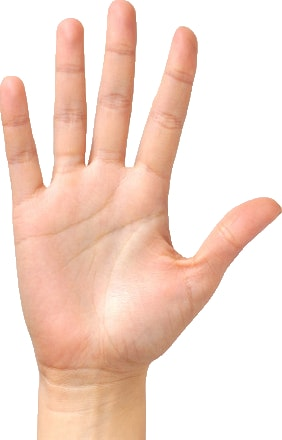
//> input picture assets/images/hand_1.jpg, 282 x 440 px, given in place of the camera
$ ./video   (built with g++ and OpenCV 4)
//> lines starting //> are read from the running program, lines starting //| are printed output that depends on the picture; after the words box and inside, x2 and y2 are one past the last pixel; in counts of white or black regions, pixels touching at a corner belong together
#include "opencv2/core.hpp"
#include "opencv2/highgui.hpp"
#include <opencv2/imgproc/imgproc.hpp>

using namespace cv;

int main(int, char**)
{
    VideoCapture cap(0);
    if(!cap.isOpened()) return -1;

    Mat frame, edges;
    namedWindow("edges",1);
    for(;;)
    {
        cap >> frame;
//> frame is the input picture: 440 rows x 282 cols, CV_8UC3; mean B, G, R 205.3, 218, 244.1
        cvtColor(frame, edges, CV_BGR2GRAY);
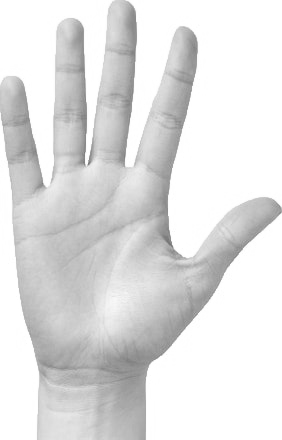
//> edges: 440 rows x 282 cols, CV_8UC1; min 115, max 255, mean 224.3
        GaussianBlur(edges, edges, Size(7,7), 1.5, 1.5);
        Canny(edges, edges, 0, 30, 3);
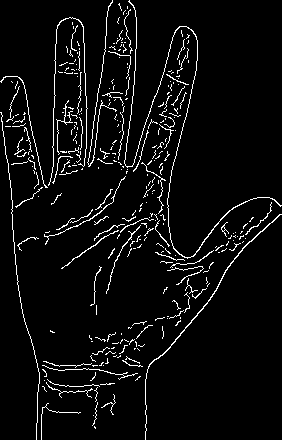
//> edges: 440 rows x 282 cols, CV_8UC1; 5% white in thin lines or dots
        imshow("edges", edges);
        if(waitKey(3000) >= 0) break;
//> the Esc key is pressed
    }
    return 0;
}

$ run again, on assets/images/hand_3.jpg
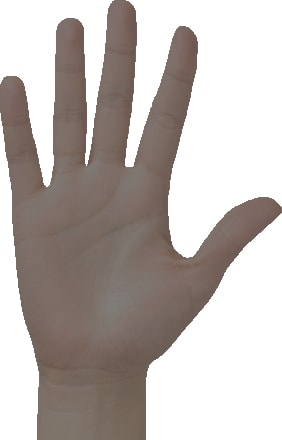
//> input picture assets/images/hand_3.jpg, 282 x 440 px, given in place of the camera
//> frame is the input picture: 440 rows x 282 cols, CV_8UC3; mean B, G, R 177.6, 181.3, 188.9
//> `GaussianBlur(edges, edges, Size(7,7), 1.5, 1.5);`:
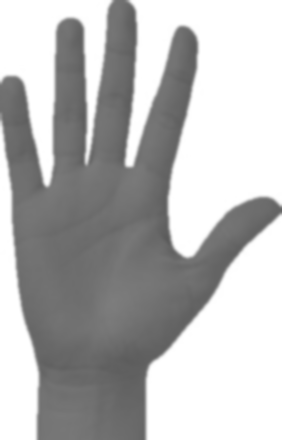
//> edges: 440 rows x 282 cols, CV_8UC1; min 90, max 255, mean 183.2
//> `Canny(edges, edges, 0, 30, 3);`:
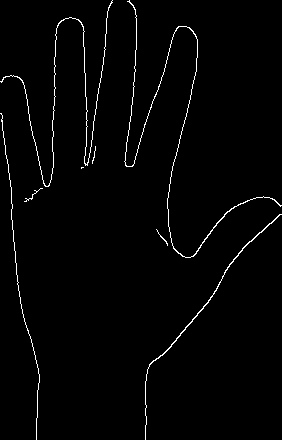
//> edges: 440 rows x 282 cols, CV_8UC1; 1.7% white in thin lines or dots

$ run again, on assets/images/letterA.jpg
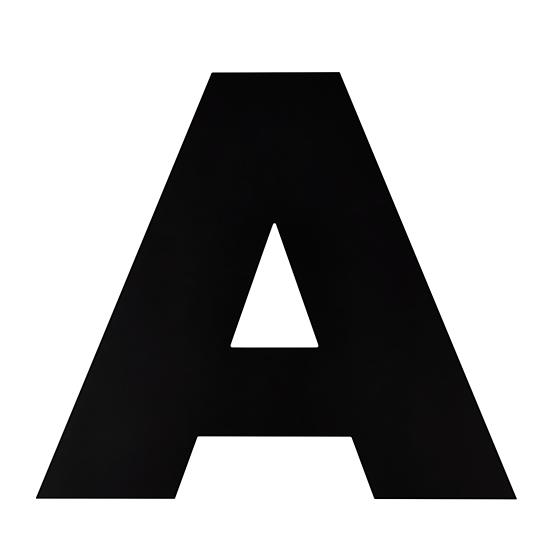
//> input picture assets/images/letterA.jpg, 550 x 550 px, given in place of the camera
//> frame is the input picture: 550 rows x 550 cols, CV_8UC3; mean B, G, R 163.2, 163.1, 163.2
//> `GaussianBlur(edges, edges, Size(7,7), 1.5, 1.5);`:
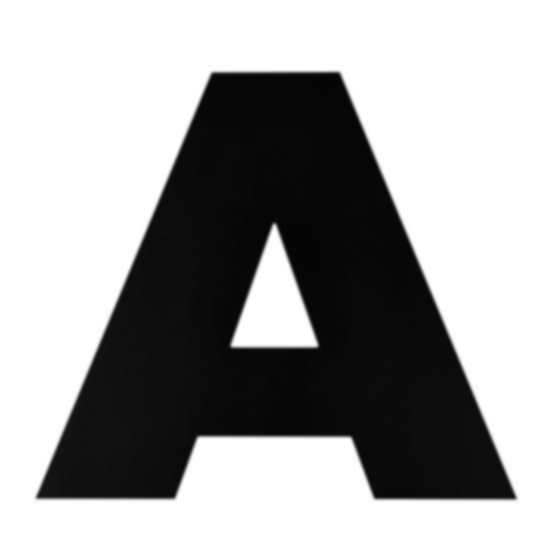
//> edges: 550 rows x 550 cols, CV_8UC1; min 5, max 255, mean 163.1
//> `Canny(edges, edges, 0, 30, 3);`:
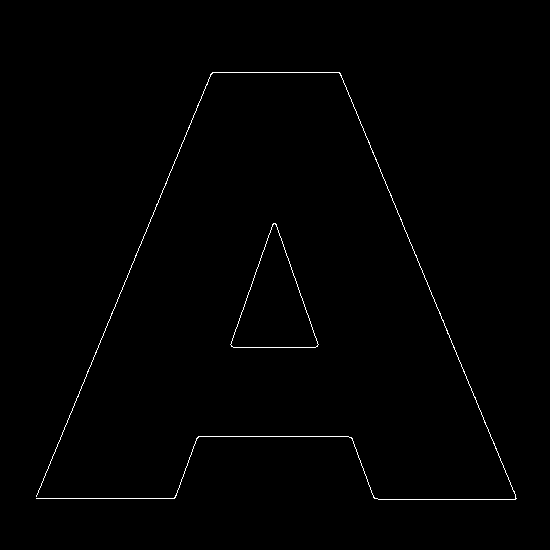
//> edges: 550 rows x 550 cols, CV_8UC1; 0.63% white in thin lines or dots, all inside (x1, y1, x2, y2) = (36, 72, 517, 500)

$ run again, on assets/images/silhouette.jpg
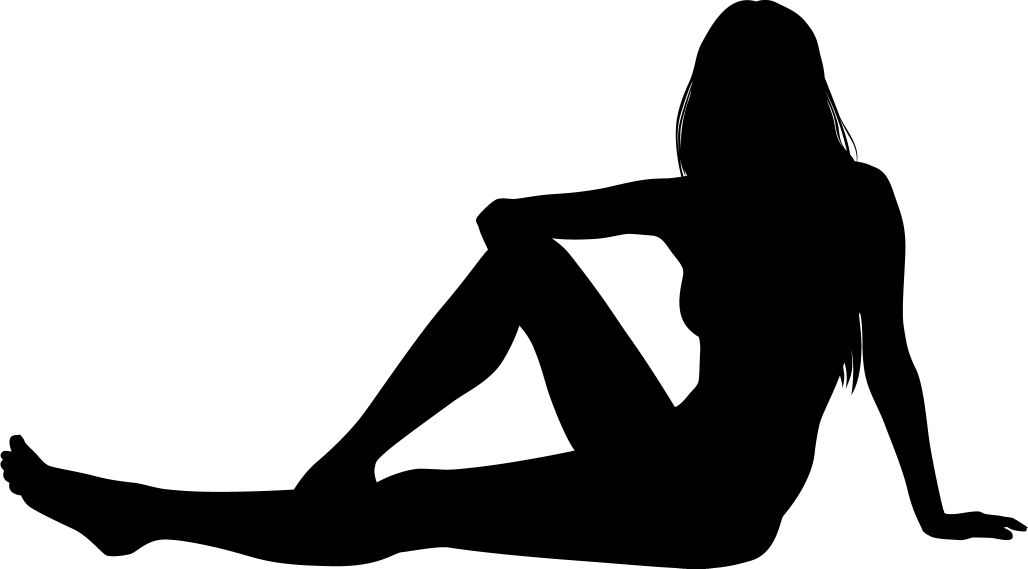
//> input picture assets/images/silhouette.jpg, 2055 x 1137 px, given in place of the camera (shown at 1/2 size)
//> frame is the input picture: 1137 rows x 2055 cols, CV_8UC3; min 0, max 255, mean 167.6
//> `GaussianBlur(edges, edges, Size(7,7), 1.5, 1.5);`:
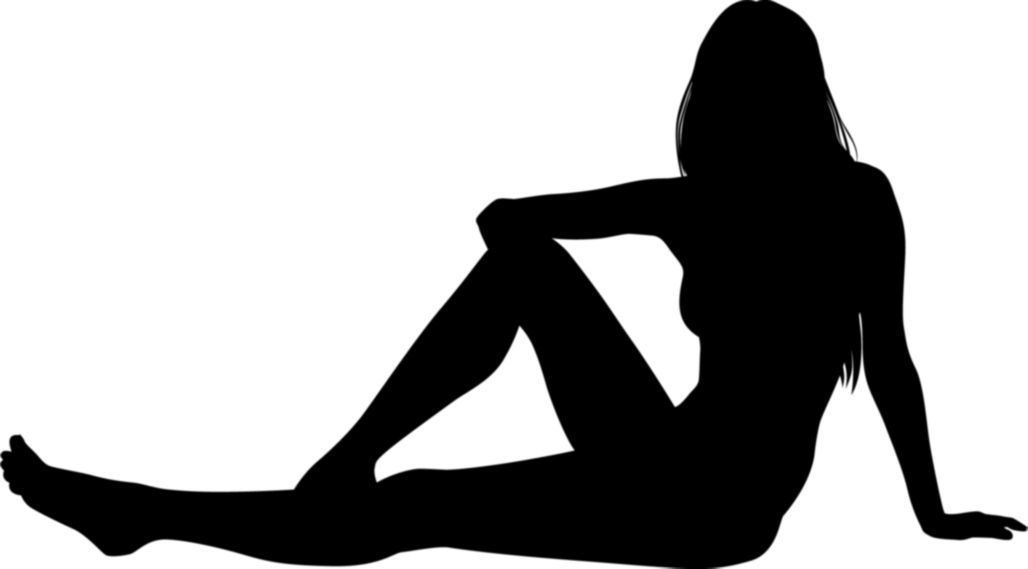
//> edges: 1137 rows x 2055 cols, CV_8UC1 (shown at 1/2 size); min 0, max 255, mean 167.6
//> `Canny(edges, edges, 0, 30, 3);`:
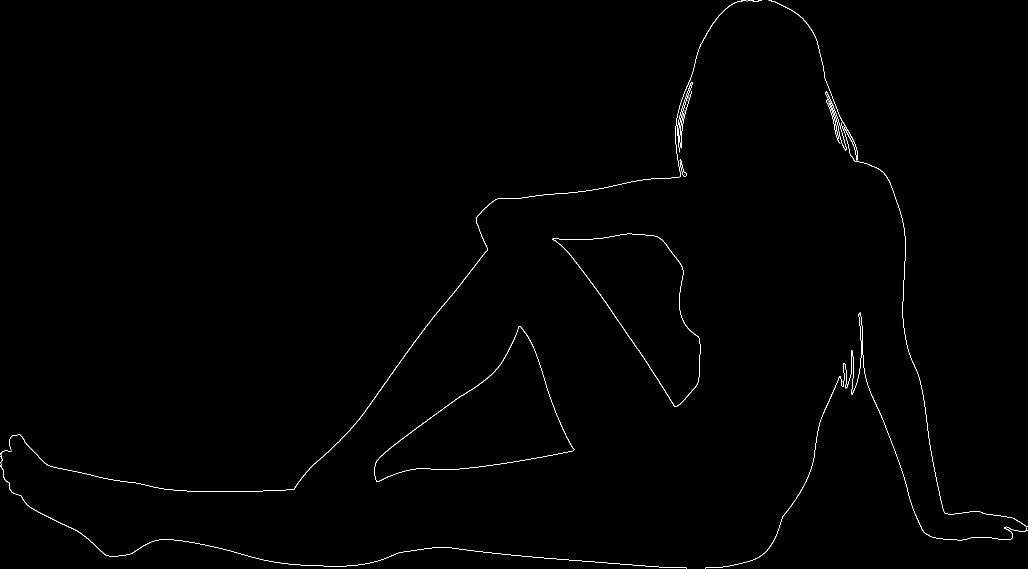
//> edges: 1137 rows x 2055 cols, CV_8UC1 (shown at 1/2 size); 0.47% white in thin lines or dots
